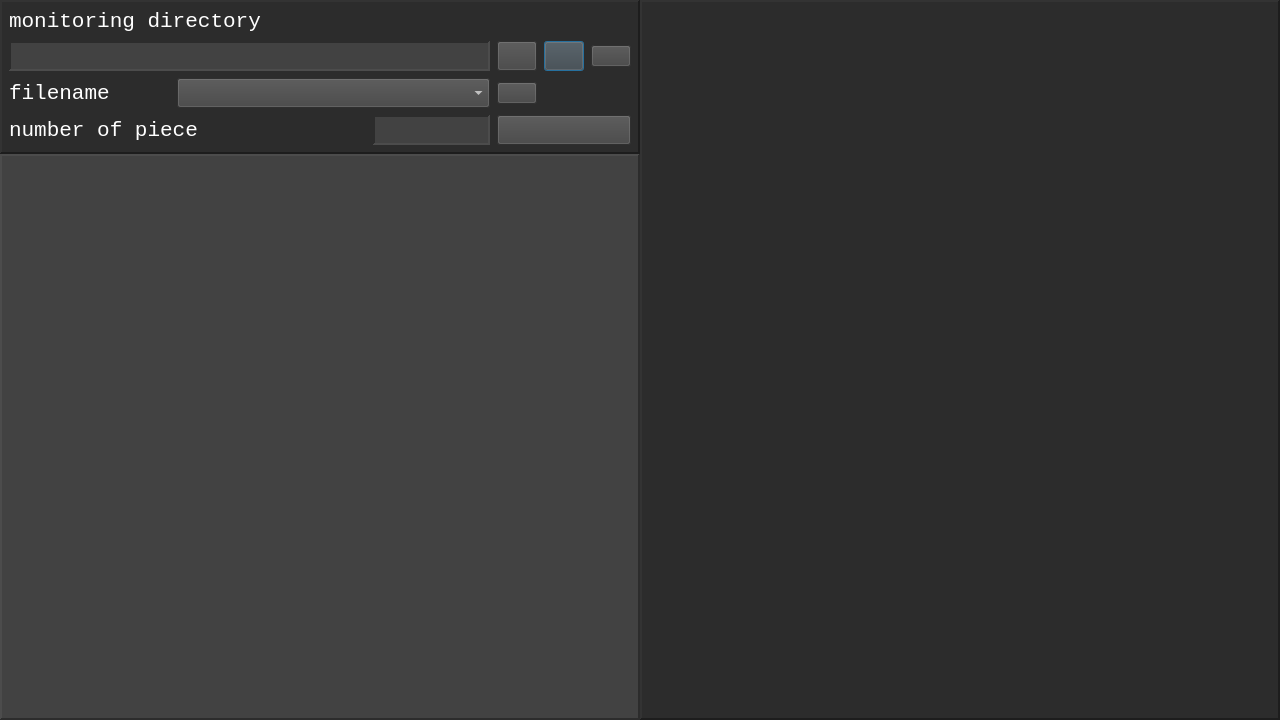
<?xml version="1.0" encoding="UTF-8"?>
<ui version="4.0">
 <class>main_window</class>
 <widget class="QMainWindow" name="main_window">
  <property name="geometry">
   <rect>
    <x>0</x>
    <y>0</y>
    <width>1280</width>
    <height>720</height>
   </rect>
  </property>
  <property name="windowTitle">
   <string>Viewer</string>
  </property>
  <widget class="QWidget" name="central_widget">
   <layout class="QHBoxLayout" name="horizontalLayout" stretch="1,1">
    <property name="spacing">
     <number>0</number>
    </property>
    <property name="leftMargin">
     <number>0</number>
    </property>
    <property name="topMargin">
     <number>0</number>
    </property>
    <property name="rightMargin">
     <number>0</number>
    </property>
    <property name="bottomMargin">
     <number>0</number>
    </property>
    <item>
     <layout class="QVBoxLayout" name="verticalLayout_2" stretch="1,4">
      <property name="spacing">
       <number>0</number>
      </property>
      <property name="topMargin">
       <number>0</number>
      </property>
      <property name="rightMargin">
       <number>0</number>
      </property>
      <property name="bottomMargin">
       <number>0</number>
      </property>
      <item>
       <widget class="QFrame" name="control_panel">
        <property name="styleSheet">
         <string notr="true">background-color: rgb(44, 44, 44);</string>
        </property>
        <property name="frameShape">
         <enum>QFrame::Panel</enum>
        </property>
        <property name="frameShadow">
         <enum>QFrame::Raised</enum>
        </property>
        <property name="lineWidth">
         <number>2</number>
        </property>
        <property name="midLineWidth">
         <number>2</number>
        </property>
        <layout class="QGridLayout" name="gridLayout">
         <property name="sizeConstraint">
          <enum>QLayout::SetDefaultConstraint</enum>
         </property>
         <property name="leftMargin">
          <number>7</number>
         </property>
         <property name="topMargin">
          <number>7</number>
         </property>
         <property name="rightMargin">
          <number>7</number>
         </property>
         <property name="bottomMargin">
          <number>7</number>
         </property>
         <property name="spacing">
          <number>7</number>
         </property>
         <item row="4" column="0">
          <layout class="QHBoxLayout" name="horizontalLayout_2" stretch="3,1">
           <property name="spacing">
            <number>11</number>
           </property>
           <property name="leftMargin">
            <number>0</number>
           </property>
           <property name="topMargin">
            <number>0</number>
           </property>
           <property name="rightMargin">
            <number>0</number>
           </property>
           <property name="bottomMargin">
            <number>0</number>
           </property>
           <item>
            <widget class="QLabel" name="num_piece_label">
             <property name="font">
              <font>
               <family>Consolas</family>
               <pointsize>16</pointsize>
               <weight>50</weight>
               <bold>false</bold>
              </font>
             </property>
             <property name="styleSheet">
              <string notr="true">color: rgb(255, 255, 255);</string>
             </property>
             <property name="lineWidth">
              <number>0</number>
             </property>
             <property name="text">
              <string>number of piece</string>
             </property>
            </widget>
           </item>
           <item>
            <widget class="QLabel" name="num_piece">
             <property name="font">
              <font>
               <family>Consolas</family>
               <pointsize>14</pointsize>
              </font>
             </property>
             <property name="styleSheet">
              <string notr="true">color: rgb(255, 255, 255);
background-color: rgb(66, 66, 66);</string>
             </property>
             <property name="frameShape">
              <enum>QFrame::Panel</enum>
             </property>
             <property name="frameShadow">
              <enum>QFrame::Sunken</enum>
             </property>
             <property name="lineWidth">
              <number>2</number>
             </property>
             <property name="midLineWidth">
              <number>2</number>
             </property>
             <property name="text">
              <string/>
             </property>
             <property name="alignment">
              <set>Qt::AlignCenter</set>
             </property>
            </widget>
           </item>
          </layout>
         </item>
         <item row="1" column="0">
          <widget class="QLabel" name="monitoring_dir_label">
           <property name="font">
            <font>
             <family>Consolas</family>
             <pointsize>16</pointsize>
             <weight>50</weight>
             <bold>false</bold>
            </font>
           </property>
           <property name="styleSheet">
            <string notr="true">color: rgb(255, 255, 255);</string>
           </property>
           <property name="frameShape">
            <enum>QFrame::NoFrame</enum>
           </property>
           <property name="frameShadow">
            <enum>QFrame::Plain</enum>
           </property>
           <property name="lineWidth">
            <number>1</number>
           </property>
           <property name="midLineWidth">
            <number>0</number>
           </property>
           <property name="text">
            <string>monitoring directory</string>
           </property>
           <property name="scaledContents">
            <bool>false</bool>
           </property>
          </widget>
         </item>
         <item row="2" column="0">
          <widget class="QLabel" name="dir_path">
           <property name="font">
            <font>
             <family>Consolas</family>
             <pointsize>14</pointsize>
             <weight>50</weight>
             <bold>false</bold>
            </font>
           </property>
           <property name="styleSheet">
            <string notr="true">color: rgb(255, 255, 255);
background-color: rgb(66, 66, 66);</string>
           </property>
           <property name="frameShape">
            <enum>QFrame::Panel</enum>
           </property>
           <property name="frameShadow">
            <enum>QFrame::Sunken</enum>
           </property>
           <property name="lineWidth">
            <number>2</number>
           </property>
           <property name="midLineWidth">
            <number>2</number>
           </property>
           <property name="text">
            <string/>
           </property>
          </widget>
         </item>
         <item row="2" column="1">
          <layout class="QHBoxLayout" name="horizontalLayout_4">
           <property name="leftMargin">
            <number>0</number>
           </property>
           <item>
            <widget class="QPushButton" name="reference">
             <property name="maximumSize">
              <size>
               <width>40</width>
               <height>16777215</height>
              </size>
             </property>
             <property name="font">
              <font>
               <family>Consolas</family>
               <pointsize>14</pointsize>
               <weight>50</weight>
               <italic>false</italic>
               <bold>false</bold>
               <strikeout>false</strikeout>
              </font>
             </property>
             <property name="cursor">
              <cursorShape>ArrowCursor</cursorShape>
             </property>
             <property name="styleSheet">
              <string notr="true">color: rgb(255, 255, 255);
background-color: rgb(66, 66, 66);</string>
             </property>
             <property name="text">
              <string/>
             </property>
             <property name="icon">
              <iconset resource="viewer.qrc">
               <normaloff>:/icons/icons/reference.png</normaloff>:/icons/icons/reference.png</iconset>
             </property>
             <property name="iconSize">
              <size>
               <width>30</width>
               <height>30</height>
              </size>
             </property>
             <property name="autoDefault">
              <bool>false</bool>
             </property>
             <property name="default">
              <bool>false</bool>
             </property>
             <property name="flat">
              <bool>false</bool>
             </property>
            </widget>
           </item>
           <item>
            <widget class="QPushButton" name="play">
             <property name="maximumSize">
              <size>
               <width>40</width>
               <height>16777215</height>
              </size>
             </property>
             <property name="font">
              <font>
               <family>Consolas</family>
               <pointsize>14</pointsize>
              </font>
             </property>
             <property name="styleSheet">
              <string notr="true">color: rgb(255, 255, 255);
background-color: rgb(66, 66, 66);</string>
             </property>
             <property name="text">
              <string/>
             </property>
             <property name="icon">
              <iconset resource="viewer.qrc">
               <normaloff>:/icons/icons/play.png</normaloff>:/icons/icons/play.png</iconset>
             </property>
             <property name="iconSize">
              <size>
               <width>30</width>
               <height>30</height>
              </size>
             </property>
             <property name="checkable">
              <bool>false</bool>
             </property>
             <property name="default">
              <bool>true</bool>
             </property>
             <attribute name="buttonGroup">
              <string notr="true">monitoring_control</string>
             </attribute>
            </widget>
           </item>
           <item>
            <widget class="QPushButton" name="stop">
             <property name="maximumSize">
              <size>
               <width>40</width>
               <height>16777215</height>
              </size>
             </property>
             <property name="styleSheet">
              <string notr="true">color: rgb(255, 255, 255);
background-color: rgb(66, 66, 66);</string>
             </property>
             <property name="text">
              <string/>
             </property>
             <property name="icon">
              <iconset resource="viewer.qrc">
               <normaloff>:/icons/icons/stop.png</normaloff>:/icons/icons/stop.png</iconset>
             </property>
             <property name="iconSize">
              <size>
               <width>30</width>
               <height>30</height>
              </size>
             </property>
             <attribute name="buttonGroup">
              <string notr="true">monitoring_control</string>
             </attribute>
            </widget>
           </item>
          </layout>
         </item>
         <item row="3" column="0">
          <layout class="QHBoxLayout" name="horizontalLayout_3" stretch="1,2">
           <property name="spacing">
            <number>11</number>
           </property>
           <property name="leftMargin">
            <number>0</number>
           </property>
           <property name="topMargin">
            <number>0</number>
           </property>
           <property name="rightMargin">
            <number>0</number>
           </property>
           <property name="bottomMargin">
            <number>0</number>
           </property>
           <item>
            <widget class="QLabel" name="filename_label">
             <property name="font">
              <font>
               <family>Consolas</family>
               <pointsize>16</pointsize>
              </font>
             </property>
             <property name="styleSheet">
              <string notr="true">color: rgb(255, 255, 255);</string>
             </property>
             <property name="lineWidth">
              <number>0</number>
             </property>
             <property name="text">
              <string>filename</string>
             </property>
            </widget>
           </item>
           <item>
            <widget class="QComboBox" name="filename">
             <property name="font">
              <font>
               <family>Consolas</family>
               <pointsize>14</pointsize>
              </font>
             </property>
             <property name="styleSheet">
              <string notr="true">color: rgb(255, 255, 255);
background-color: rgb(66, 66, 66);</string>
             </property>
             <property name="frame">
              <bool>true</bool>
             </property>
            </widget>
           </item>
          </layout>
         </item>
         <item row="4" column="1">
          <widget class="QPushButton" name="export">
           <property name="font">
            <font>
             <family>Consolas</family>
             <pointsize>14</pointsize>
            </font>
           </property>
           <property name="styleSheet">
            <string notr="true">color: rgb(255, 255, 255);
background-color: rgb(66, 66, 66);</string>
           </property>
           <property name="text">
            <string/>
           </property>
           <property name="icon">
            <iconset resource="viewer.qrc">
             <normaloff>:/icons/icons/export.png</normaloff>:/icons/icons/export.png</iconset>
           </property>
           <property name="iconSize">
            <size>
             <width>30</width>
             <height>30</height>
            </size>
           </property>
          </widget>
         </item>
         <item row="3" column="1">
          <widget class="QPushButton" name="open_file">
           <property name="maximumSize">
            <size>
             <width>40</width>
             <height>16777215</height>
            </size>
           </property>
           <property name="styleSheet">
            <string notr="true">color: rgb(255, 255, 255);
background-color: rgb(66, 66, 66);</string>
           </property>
           <property name="text">
            <string/>
           </property>
           <property name="icon">
            <iconset resource="viewer.qrc">
             <normaloff>:/icons/icons/add.png</normaloff>:/icons/icons/add.png</iconset>
           </property>
           <property name="iconSize">
            <size>
             <width>30</width>
             <height>30</height>
            </size>
           </property>
          </widget>
         </item>
        </layout>
       </widget>
      </item>
      <item>
       <widget class="PolygonWidget" name="frame_view">
        <property name="styleSheet">
         <string notr="true">background-color: rgb(66, 66, 66);</string>
        </property>
        <property name="frameShape">
         <enum>QFrame::Panel</enum>
        </property>
        <property name="frameShadow">
         <enum>QFrame::Raised</enum>
        </property>
        <property name="lineWidth">
         <number>2</number>
        </property>
        <property name="midLineWidth">
         <number>2</number>
        </property>
        <layout class="QGridLayout" name="gridLayout_2"/>
       </widget>
      </item>
     </layout>
    </item>
    <item>
     <layout class="QVBoxLayout" name="verticalLayout">
      <property name="spacing">
       <number>0</number>
      </property>
      <item>
       <widget class="QListWidget" name="piece_view">
        <property name="focusPolicy">
         <enum>Qt::NoFocus</enum>
        </property>
        <property name="styleSheet">
         <string notr="true">background-color: rgb(44, 44, 44);</string>
        </property>
        <property name="frameShape">
         <enum>QFrame::Panel</enum>
        </property>
        <property name="frameShadow">
         <enum>QFrame::Raised</enum>
        </property>
        <property name="lineWidth">
         <number>2</number>
        </property>
        <property name="midLineWidth">
         <number>2</number>
        </property>
        <property name="autoScrollMargin">
         <number>16</number>
        </property>
        <property name="editTriggers">
         <set>QAbstractItemView::NoEditTriggers</set>
        </property>
        <property name="showDropIndicator" stdset="0">
         <bool>false</bool>
        </property>
        <property name="dragDropMode">
         <enum>QAbstractItemView::NoDragDrop</enum>
        </property>
        <property name="defaultDropAction">
         <enum>Qt::IgnoreAction</enum>
        </property>
        <property name="selectionMode">
         <enum>QAbstractItemView::NoSelection</enum>
        </property>
        <property name="textElideMode">
         <enum>Qt::ElideMiddle</enum>
        </property>
        <property name="verticalScrollMode">
         <enum>QAbstractItemView::ScrollPerPixel</enum>
        </property>
        <property name="horizontalScrollMode">
         <enum>QAbstractItemView::ScrollPerPixel</enum>
        </property>
        <property name="movement">
         <enum>QListView::Static</enum>
        </property>
        <property name="flow">
         <enum>QListView::TopToBottom</enum>
        </property>
        <property name="isWrapping" stdset="0">
         <bool>false</bool>
        </property>
        <property name="resizeMode">
         <enum>QListView::Adjust</enum>
        </property>
        <property name="layoutMode">
         <enum>QListView::SinglePass</enum>
        </property>
        <property name="spacing">
         <number>10</number>
        </property>
        <property name="viewMode">
         <enum>QListView::ListMode</enum>
        </property>
        <property name="modelColumn">
         <number>0</number>
        </property>
        <property name="uniformItemSizes">
         <bool>false</bool>
        </property>
       </widget>
      </item>
     </layout>
    </item>
   </layout>
  </widget>
 </widget>
 <customwidgets>
  <customwidget>
   <class>PolygonWidget</class>
   <extends>QFrame</extends>
   <header>widgets.h</header>
   <container>1</container>
  </customwidget>
 </customwidgets>
 <resources>
  <include location="viewer.qrc"/>
 </resources>
 <connections/>
 <buttongroups>
  <buttongroup name="monitoring_control"/>
 </buttongroups>
</ui>
